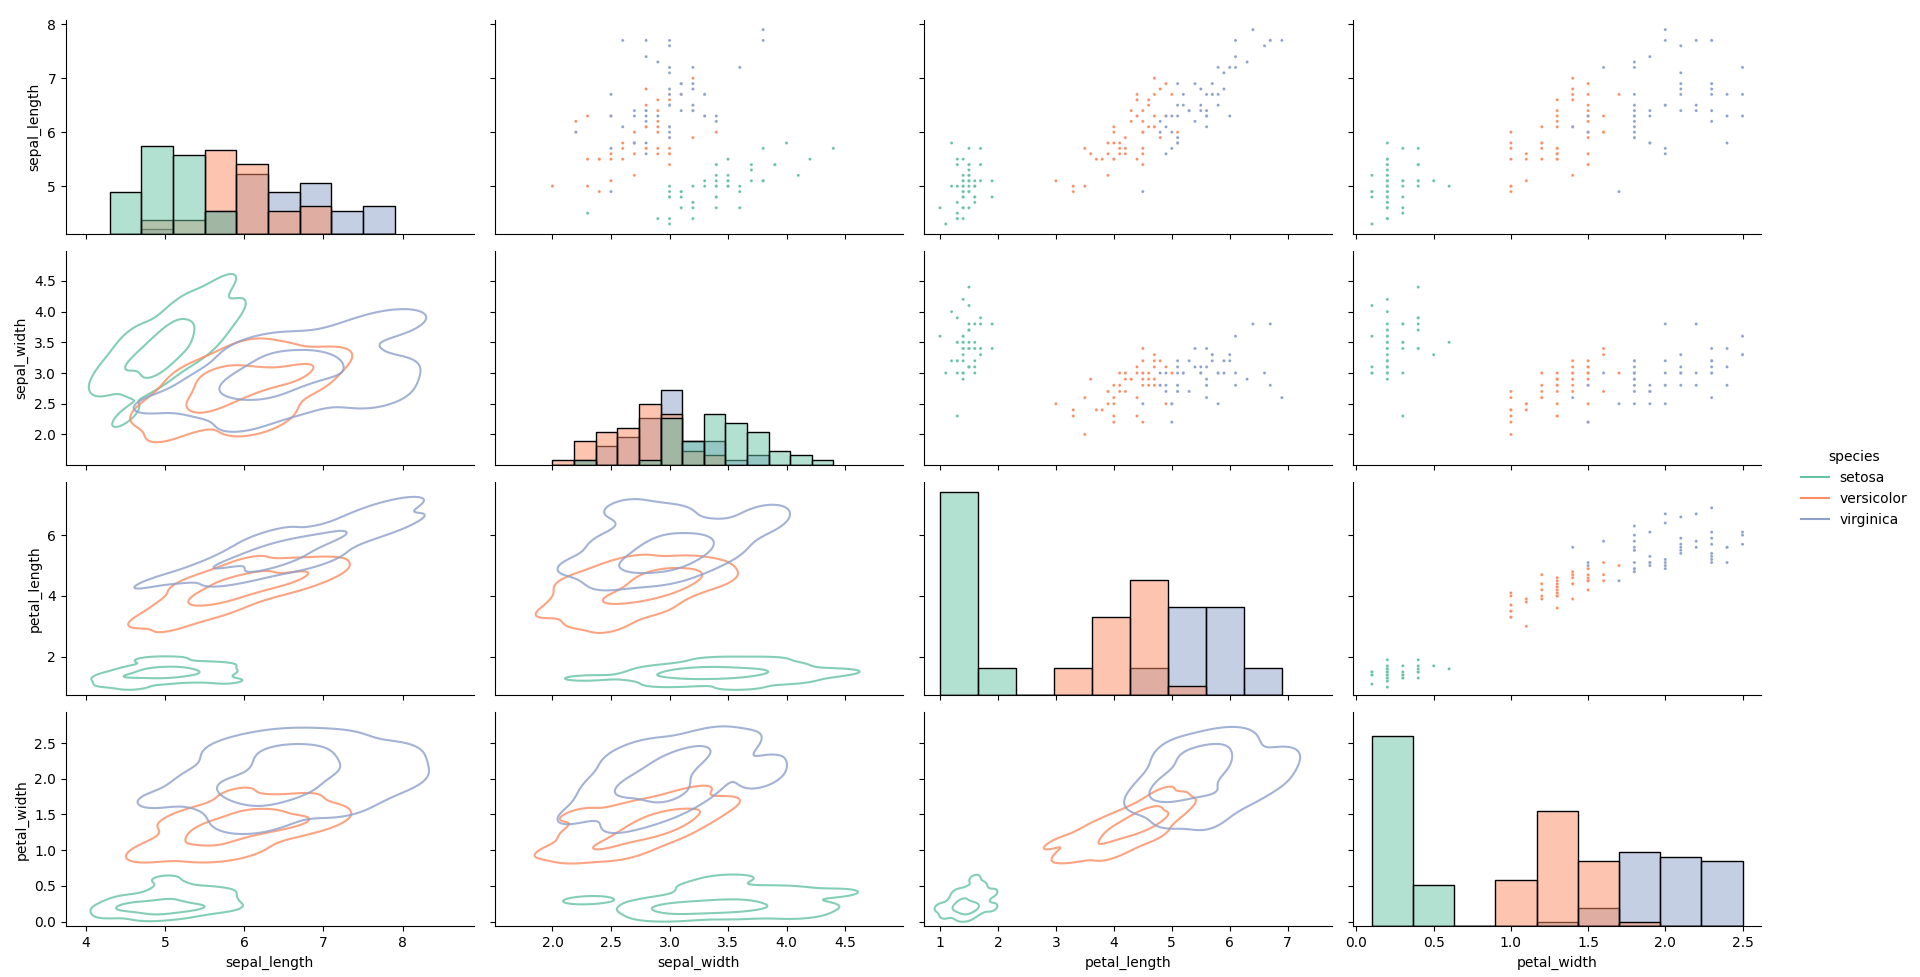

Write Python code to recreate this figure.
#!/usr/bin/env python3

#  vim: set foldmethod=indent foldcolumn=4 :

import seaborn as sns
import matplotlib.pyplot as plt

def get_df():
    return sns.load_dataset('iris')

def plot_PairGrid(df, figsize=(15, 15)):

    g = sns.PairGrid(df,
                     hue = "species",
                     palette="Set2",
                     height=3,
                     aspect=2)

    g.map_upper(sns.scatterplot, s=5)
    g.map_lower(sns.kdeplot, levels=3, common_norm=False, alpha=.8, warn_singular=False)
    g.map_diag(sns.histplot)

    g.fig.set_size_inches(figsize)
    g.add_legend();
    plt.show()

def main():

    df = get_df()
    plot_PairGrid(df)


if __name__ == "__main__":
    main()
